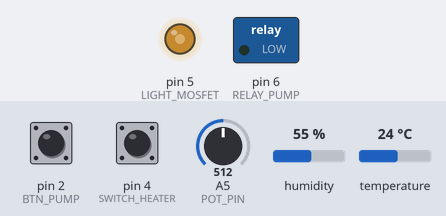
Simulated run of this sketch. Board: Arduino Uno, built with avr-gcc and run on an emulated ATmega328P. Shown: switched loads named in the sketch (green lamp = pin HIGH), output pins drawn as LEDs (lit = HIGH). Inputs (shaded band) come from the test bench; at power-on: A5 (POT_PIN) = 512, pin 2 (BTN_PUMP) HIGH, pin 4 (SWITCH_HEATER) HIGH, humidity 55 %, temperature 24 °C. Pins used as bus, display or sensor lines are not drawn; what the sketch prints to the serial monitor is not drawn.

Above: at 1.2 s.
1.3 s: A5 (POT_PIN) set to 716
At 1.9 s:
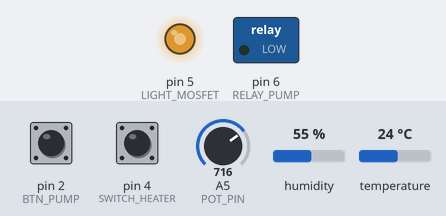
2.8 s: pin 2 (BTN_PUMP) pulled LOW for 0.15 s
At 2.87 s:
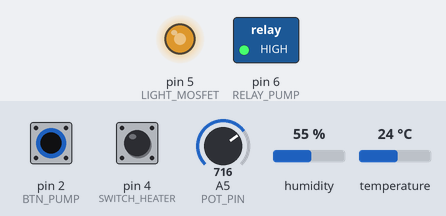
4.4 s: A5 (POT_PIN) set to 0
At 5.4 s:
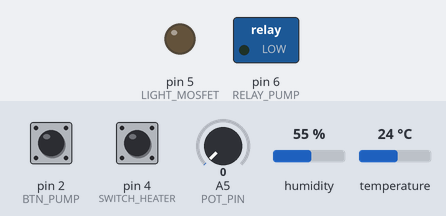
5.9 s: pin 2 (BTN_PUMP) pulled LOW for 1 s
At 6.6 s:
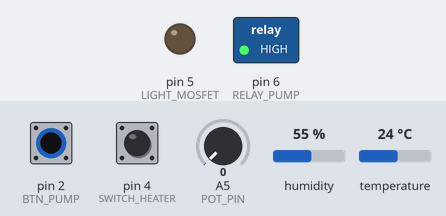
Timing chart, 0 to 8.9 s (numbered marks = the images above; inputs shaded):
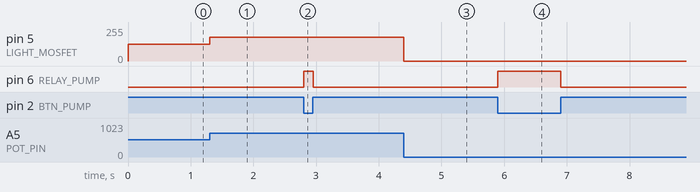

Measured:
- after the input at 1.3 s, pin 5 (LIGHT_MOSFET): 127/255 → 178/255 at once
- after the input at 2.8 s, pin 6 (RELAY_PUMP): LOW → HIGH at once, → LOW 0.15 s later
- after the input at 4.4 s, pin 5 (LIGHT_MOSFET): 178/255 → 0/255 at once
- after the input at 5.9 s, pin 6 (RELAY_PUMP): LOW → HIGH at once, → LOW 1.0 s later

The sketch:

weathercontroller.ino
```cpp
/*
  weathercontroller
*/
#include "DHT.h"

#define DHTTYPE DHT11   // DHT 11

#define _DHT11_PIN 7
#define RELAY_PUMP 6
#define LIGHT_MOSFET 5
#define SWITCH_HEATER 4
#define HALOGEN_HEATER_MOSFET 3
#define BTN_PUMP 2
#define WATERMETER A3
#define POT_PIN A5

#define WATERMETER_LOW 0
#define WATERMETER_HIGH 1023
// #define WATERMETER_LOW 200
// #define WATERMETER_HIGH 600

#define SWITCH_HEATER_ON 1
#define BTN_PUMP_PRESSED 0

#define TEMP_CHECK_PERIOD 2000
#define TEMP_MIN 25
#define TEMP_MAX 65
#define HYSTERESIS 10

#define DEBOUNCE_TIME_MAX 150
#define DEBOUNCE_TIME_MIN 200

DHT dht(_DHT11_PIN, DHTTYPE);

unsigned int temp=50, temp_prev = temp, real_temp;
int _pwm, pot_value;
int waterlevel;
long last_temp_check = 0;

void setup(){
  Serial.begin(115200);
  dht.begin();

  pinMode(LIGHT_MOSFET, OUTPUT);
  pinMode(HALOGEN_HEATER_MOSFET, OUTPUT);
  pinMode(RELAY_PUMP, OUTPUT);

  pinMode(SWITCH_HEATER, INPUT_PULLUP);
  pinMode(BTN_PUMP, INPUT_PULLUP);

  real_temp = 50;

  digitalWrite(HALOGEN_HEATER_MOSFET, 1);
  last_temp_check = millis();
}

void loop() {

//  waterlevel = analogRead(WATERMETER);
//  if ((waterlevel >= WATERMETER_LOW) && (waterlevel <= WATERMETER_HIGH)) {
    if (digitalRead(BTN_PUMP) == BTN_PUMP_PRESSED) {
      digitalWrite(RELAY_PUMP, 1);
    } else {
      digitalWrite(RELAY_PUMP, 0);
    }
//  } else {
//    digitalWrite(RELAY_PUMP, 0);
//  }

  if ((millis() - last_temp_check) > TEMP_CHECK_PERIOD) {

    temp = (int)dht.readTemperature();

    if (temp != temp_prev) {
      temp_prev = temp;
    }

    if (temp > real_temp) {
      digitalWrite(HALOGEN_HEATER_MOSFET, 0);
    } else if (temp < (real_temp - HYSTERESIS)) {
      digitalWrite(HALOGEN_HEATER_MOSFET, 1);
    }

    last_temp_check = millis();
  }

  if (digitalRead(SWITCH_HEATER) == SWITCH_HEATER_ON) {
    digitalWrite(HALOGEN_HEATER_MOSFET, 0);
  }

  pot_value = analogRead(POT_PIN);
  _pwm = map(pot_value, 0, 1023, 0, 255);
  analogWrite(LIGHT_MOSFET, _pwm);

  Serial.print(real_temp);
  Serial.print("\t");
  Serial.print(temp);
  Serial.print("\t");
  Serial.print(real_temp - HYSTERESIS);
  // Serial.print(temp);
  Serial.print("\t");
  // Serial.print("\t");
  Serial.print(waterlevel);
  Serial.println();

}
```
